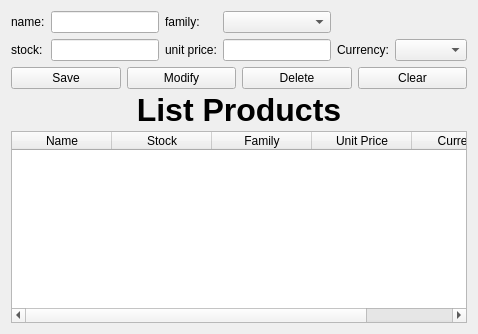
      <widget class="QWidget" name="tab_sales">
       <property name="maximumSize">
        <size>
         <width>16777215</width>
         <height>16777215</height>
        </size>
       </property>
       <attribute name="title">
        <string>Sales</string>
       </attribute>
       <layout class="QHBoxLayout" name="horizontalLayout_sales">
        <item>
         <layout class="QVBoxLayout" name="verticalLayout">
          <item>
           <layout class="QGridLayout" name="gridLayout_4">
            <item row="1" column="5">
             <widget class="QComboBox" name="cb_currency"/>
            </item>
            <item row="0" column="1">
             <widget class="QLineEdit" name="le_name_product"/>
            </item>
            <item row="0" column="0">
             <widget class="QLabel" name="lbl_name_product">
              <property name="text">
               <string>name:</string>
              </property>
             </widget>
            </item>
            <item row="1" column="2">
             <widget class="QLabel" name="lbl_unit_price">
              <property name="text">
               <string>unit price:</string>
              </property>
             </widget>
            </item>
            <item row="1" column="3">
             <widget class="QLineEdit" name="le_unit_price"/>
            </item>
            <item row="1" column="0">
             <widget class="QLabel" name="lbl_stock">
              <property name="text">
               <string>stock:</string>
              </property>
             </widget>
            </item>
            <item row="1" column="1">
             <widget class="QLineEdit" name="le_stock"/>
            </item>
            <item row="0" column="2">
             <widget class="QLabel" name="lbl_family">
              <property name="text">
               <string>family:</string>
              </property>
             </widget>
            </item>
            <item row="0" column="3">
             <widget class="QComboBox" name="cb_family"/>
            </item>
            <item row="1" column="4">
             <widget class="QLabel" name="lbl_currency">
              <property name="text">
               <string>Currency:</string>
              </property>
             </widget>
            </item>
           </layout>
          </item>
          <item>
           <layout class="QHBoxLayout" name="horizontalLayout_3">
            <item>
             <widget class="QPushButton" name="btn_save_product">
              <property name="text">
               <string>Save</string>
              </property>
             </widget>
            </item>
            <item>
             <widget class="QPushButton" name="btn_modify_product">
              <property name="text">
               <string>Modify</string>
              </property>
             </widget>
            </item>
            <item>
             <widget class="QPushButton" name="btn_delete_product">
              <property name="text">
               <string>Delete</string>
              </property>
             </widget>
            </item>
            <item>
             <widget class="QPushButton" name="btn_clear_product">
              <property name="text">
               <string>Clear</string>
              </property>
             </widget>
            </item>
           </layout>
          </item>
          <item>
           <widget class="QLabel" name="lbl_list_products">
            <property name="maximumSize">
             <size>
              <width>16777215</width>
              <height>30</height>
             </size>
            </property>
            <property name="font">
             <font>
              <pointsize>24</pointsize>
              <weight>75</weight>
              <bold>true</bold>
             </font>
            </property>
            <property name="text">
             <string>List Products</string>
            </property>
            <property name="alignment">
             <set>Qt::AlignCenter</set>
            </property>
           </widget>
          </item>
          <item>
           <widget class="QTableWidget" name="table_product">
            <property name="enabled">
             <bool>true</bool>
            </property>
            <property name="minimumSize">
             <size>
              <width>100</width>
              <height>100</height>
             </size>
            </property>
            <property name="maximumSize">
             <size>
              <width>999999</width>
              <height>401</height>
             </size>
            </property>
            <property name="editTriggers">
             <set>QAbstractItemView::NoEditTriggers</set>
            </property>
            <property name="alternatingRowColors">
             <bool>true</bool>
            </property>
            <property name="selectionBehavior">
             <enum>QAbstractItemView::SelectRows</enum>
            </property>
            <property name="sortingEnabled">
             <bool>true</bool>
            </property>
            <attribute name="verticalHeaderVisible">
             <bool>false</bool>
            </attribute>
            <column>
             <property name="text">
              <string>Name</string>
             </property>
            </column>
            <column>
             <property name="text">
              <string>Stock</string>
             </property>
            </column>
            <column>
             <property name="text">
              <string>Family</string>
             </property>
            </column>
            <column>
             <property name="text">
              <string>Unit Price</string>
             </property>
            </column>
            <column>
             <property name="text">
              <string>Currency</string>
             </property>
            </column>
           </widget>
          </item>
         </layout>
        </item>
       </layout>
      </widget>
